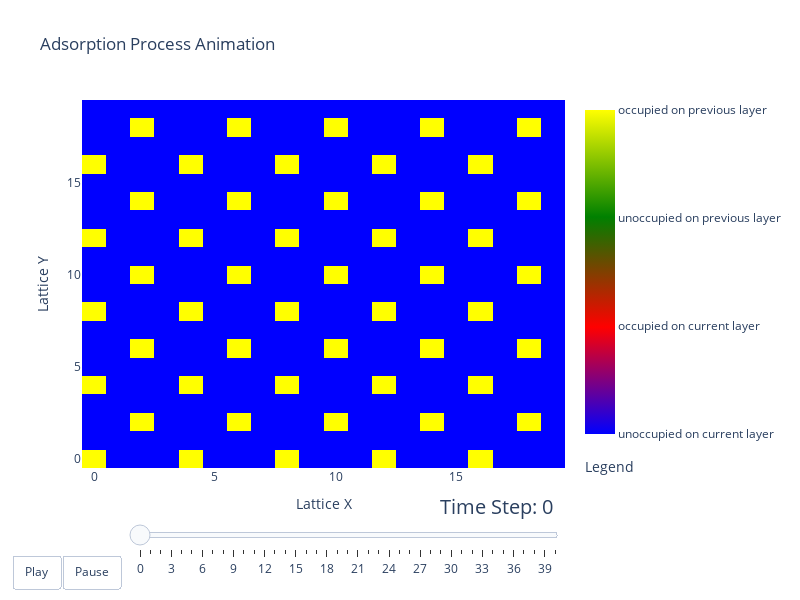

Notebook cell for this chart:
### Code cell
# Create the figure
fig = go.Figure()

# Add traces for the first configuration (initial frame)
fig.add_trace(go.Heatmap(
    z=configurations[0],
    colorscale=[
        [0, 'blue'],     # 0 -> unoccupied on current layer
        [0.33, 'red'],   # 1 -> occupied on current layer
        [0.67, 'green'], # 2 -> unoccupied on previous layer
        [1.0, 'yellow']  # 3 -> occupied on previous layer
    ],
    colorbar= dict(
        title="Legend",  # Title for the legend
        titleside="bottom",
        tickvals=[0, 1, 2, 3],  # Values for the ticks
        ticktext=["unoccupied on current layer", "occupied on current layer", "unoccupied on previous layer", "occupied on previous layer"]  # Labels for the ticks
    ),
    showscale=True,
    zmin=0,
    zmax=3
))

# Define frames for the animation
frames = [
    go.Frame(
        data=[go.Heatmap(
            z=config,
            colorscale=[
                [0, 'blue'],   # 0
                [0.33, 'red'],   # 1
                [0.67, 'green'], # 2
                [1.0, 'yellow']  # 3
            ],
            showscale=True,
            zmin=0,
            zmax=3
        )],
        name=f"Step {step}"
    )
    for step, config in enumerate(configurations)
]

fig.frames = frames

# Add buttons and slider for animation
fig.update_layout(
    title='Adsorption Process Animation',
    xaxis_title='Lattice X',
    yaxis_title='Lattice Y',
    height=600,
    width=800,
    showlegend=True,  # Make sure the legend is shown in every frame
    legend=dict(
        x=1.05,   # Position of legend on x-axis
        y=0.5,    # Position of legend on y-axis
        traceorder='normal',
        font=dict(size=10),  # Adjust font size for smaller legend
        bgcolor='rgba(255, 255, 255, 0)',  # Optional: transparent background
        bordercolor='Black',
        borderwidth=1
    ),
    updatemenus=[{
        'buttons': [
            {
                'args': [None, {'frame': {'duration': 300, 'redraw': True}, 'mode': 'immediate', 'transition': {'duration': 300}}],
                'label': 'Play',
                'method': 'animate'
            },
            {
                'args': [[None], {'frame': {'duration': 0, 'redraw': True}, 'mode': 'immediate', 'transition': {'duration': 0}}],
                'label': 'Pause',
                'method': 'animate'
            }
        ],
        'direction': 'left',
        'pad': {'r': 10, 't': 87},
        'showactive': False,
        'type': 'buttons',
        'x': 0.1,
        'xanchor': 'right',
        'y': 0,
        'yanchor': 'top'
    }],
    sliders=[{
        'active': 0,
        'yanchor': 'top',
        'xanchor': 'left',
        'currentvalue': {
            'font': {'size': 20},
            'prefix': 'Time Step: ',
            'visible': True,
            'xanchor': 'right'
        },
        'transition': {'duration': 300, 'easing': 'cubic-in-out'},
        'pad': {'b': 10},
        'len': 0.9,
        'x': 0.1,
        'y': 0,
        'steps': [{
            'args': [[f"Step {step}"], {'frame': {'duration': 300, 'redraw': True}, 'mode': 'immediate', 'transition': {'duration': 300}}],
            'label': str(step),
            'method': 'animate'
        } for step in range(len(configurations))]
    }]
)

# Show the figure
fig.show()

### Figure 1 — Plotly figure (JSON) as saved in the notebook; plotly's stock layout.template omitted (floating-point values rounded to 4 significant figures; data arrays with more than 128 entries replaced by an {"elided": "..."} marker saying what was removed)
{"data": [{"colorbar": {"ticktext": ["unoccupied on current layer", "occupied on current layer", "unoccupied on previous layer", "occupied on previous layer"], "tickvals": [0, 1, 2, 3], "title": {"side": "bottom", "text": "Legend"}}, "colorscale": [[0, "blue"], [0.33, "red"], [0.67, "green"], [1, "yellow"]], "showscale": true, "type": "heatmap", "z": {"elided": "20x20 int values"}, "zmax": 3, "zmin": 0}], "layout": {"height": 600, "legend": {"bgcolor": "rgba(255, 255, 255, 0)", "bordercolor": "Black", "borderwidth": 1, "font": {"size": 10}, "traceorder": "normal", "x": 1.05, "y": 0.5}, "showlegend": true, "sliders": [{"active": 0, "currentvalue": {"font": {"size": 20}, "prefix": "Time Step: ", "visible": true, "xanchor": "right"}, "len": 0.9, "pad": {"b": 10}, "steps": [{"args": [["Step 0"], {"frame": {"duration": 300, "redraw": true}, "mode": "immediate", "transition": {"duration": 300}}], "label": "0", "method": "animate"}, {"args": [["Step 1"], {"frame": {"duration": 300, "redraw": true}, "mode": "immediate", "transition": {"duration": 300}}], "label": "1", "method": "animate"}, {"args": [["Step 2"], {"frame": {"duration": 300, "redraw": true}, "mode": "immediate", "transition": {"duration": 300}}], "label": "2", "method": "animate"}, {"args": [["Step 3"], {"frame": {"duration": 300, "redraw": true}, "mode": "immediate", "transition": {"duration": 300}}], "label": "3", "method": "animate"}, {"args": [["Step 4"], {"frame": {"duration": 300, "redraw": true}, "mode": "immediate", "transition": {"duration": 300}}], "label": "4", "method": "animate"}, {"args": [["Step 5"], {"frame": {"duration": 300, "redraw": true}, "mode": "immediate", "transition": {"duration": 300}}], "label": "5", "method": "animate"}, {"args": [["Step 6"], {"frame": {"duration": 300, "redraw": true}, "mode": "immediate", "transition": {"duration": 300}}], "label": "6", "method": "animate"}, {"args": [["Step 7"], {"frame": {"duration": 300, "redraw": true}, "mode": "immediate", "transition": {"duration": 300}}], "label": "7", "method": "animate"}, {"args": [["Step 8"], {"frame": {"duration": 300, "redraw": true}, "mode": "immediate", "transition": {"duration": 300}}], "label": "8", "method": "animate"}, {"args": [["Step 9"], {"frame": {"duration": 300, "redraw": true}, "mode": "immediate", "transition": {"duration": 300}}], "label": "9", "method": "animate"}, {"args": [["Step 10"], {"frame": {"duration": 300, "redraw": true}, "mode": "immediate", "transition": {"duration": 300}}], "label": "10", "method": "animate"}, {"args": [["Step 11"], {"frame": {"duration": 300, "redraw": true}, "mode": "immediate", "transition": {"duration": 300}}], "label": "11", "method": "animate"}, {"args": [["Step 12"], {"frame": {"duration": 300, "redraw": true}, "mode": "immediate", "transition": {"duration": 300}}], "label": "12", "method": "animate"}, {"args": [["Step 13"], {"frame": {"duration": 300, "redraw": true}, "mode": "immediate", "transition": {"duration": 300}}], "label": "13", "method": "animate"}, {"args": [["Step 14"], {"frame": {"duration": 300, "redraw": true}, "mode": "immediate", "transition": {"duration": 300}}], "label": "14", "method": "animate"}, {"args": [["Step 15"], {"frame": {"duration": 300, "redraw": true}, "mode": "immediate", "transition": {"duration": 300}}], "label": "15", "method": "animate"}, {"args": [["Step 16"], {"frame": {"duration": 300, "redraw": true}, "mode": "immediate", "transition": {"duration": 300}}], "label": "16", "method": "animate"}, {"args": [["Step 17"], {"frame": {"duration": 300, "redraw": true}, "mode": "immediate", "transition": {"duration": 300}}], "label": "17", "method": "animate"}, {"args": [["Step 18"], {"frame": {"duration": 300, "redraw": true}, "mode": "immediate", "transition": {"duration": 300}}], "label": "18", "method": "animate"}, {"args": [["Step 19"], {"frame": {"duration": 300, "redraw": true}, "mode": "immediate", "transition": {"duration": 300}}], "label": "19", "method": "animate"}, {"args": [["Step 20"], {"frame": {"duration": 300, "redraw": true}, "mode": "immediate", "transition": {"duration": 300}}], "label": "20", "method": "animate"}, {"args": [["Step 21"], {"frame": {"duration": 300, "redraw": true}, "mode": "immediate", "transition": {"duration": 300}}], "label": "21", "method": "animate"}, {"args": [["Step 22"], {"frame": {"duration": 300, "redraw": true}, "mode": "immediate", "transition": {"duration": 300}}], "label": "22", "method": "animate"}, {"args": [["Step 23"], {"frame": {"duration": 300, "redraw": true}, "mode": "immediate", "transition": {"duration": 300}}], "label": "23", "method": "animate"}, {"args": [["Step 24"], {"frame": {"duration": 300, "redraw": true}, "mode": "immediate", "transition": {"duration": 300}}], "label": "24", "method": "animate"}, {"args": [["Step 25"], {"frame": {"duration": 300, "redraw": true}, "mode": "immediate", "transition": {"duration": 300}}], "label": "25", "method": "animate"}, {"args": [["Step 26"], {"frame": {"duration": 300, "redraw": true}, "mode": "immediate", "transition": {"duration": 300}}], "label": "26", "method": "animate"}, {"args": [["Step 27"], {"frame": {"duration": 300, "redraw": true}, "mode": "immediate", "transition": {"duration": 300}}], "label": "27", "method": "animate"}, {"args": [["Step 28"], {"frame": {"duration": 300, "redraw": true}, "mode": "immediate", "transition": {"duration": 300}}], "label": "28", "method": "animate"}, {"args": [["Step 29"], {"frame": {"duration": 300, "redraw": true}, "mode": "immediate", "transition": {"duration": 300}}], "label": "29", "method": "animate"}, {"args": [["Step 30"], {"frame": {"duration": 300, "redraw": true}, "mode": "immediate", "transition": {"duration": 300}}], "label": "30", "method": "animate"}, {"args": [["Step 31"], {"frame": {"duration": 300, "redraw": true}, "mode": "immediate", "transition": {"duration": 300}}], "label": "31", "method": "animate"}, {"args": [["Step 32"], {"frame": {"duration": 300, "redraw": true}, "mode": "immediate", "transition": {"duration": 300}}], "label": "32", "method": "animate"}, {"args": [["Step 33"], {"frame": {"duration": 300, "redraw": true}, "mode": "immediate", "transition": {"duration": 300}}], "label": "33", "method": "animate"}, {"args": [["Step 34"], {"frame": {"duration": 300, "redraw": true}, "mode": "immediate", "transition": {"duration": 300}}], "label": "34", "method": "animate"}, {"args": [["Step 35"], {"frame": {"duration": 300, "redraw": true}, "mode": "immediate", "transition": {"duration": 300}}], "label": "35", "method": "animate"}, {"args": [["Step 36"], {"frame": {"duration": 300, "redraw": true}, "mode": "immediate", "transition": {"duration": 300}}], "label": "36", "method": "animate"}, {"args": [["Step 37"], {"frame": {"duration": 300, "redraw": true}, "mode": "immediate", "transition": {"duration": 300}}], "label": "37", "method": "animate"}, {"args": [["Step 38"], {"frame": {"duration": 300, "redraw": true}, "mode": "immediate", "transition": {"duration": 300}}], "label": "38", "method": "animate"}, {"args": [["Step 39"], {"frame": {"duration": 300, "redraw": true}, "mode": "immediate", "transition": {"duration": 300}}], "label": "39", "method": "animate"}, {"args": [["Step 40"], {"frame": {"duration": 300, "redraw": true}, "mode": "immediate", "transition": {"duration": 300}}], "label": "40", "method": "animate"}], "transition": {"duration": 300, "easing": "cubic-in-out"}, "x": 0.1, "xanchor": "left", "y": 0, "yanchor": "top"}], "title": {"text": "Adsorption Process Animation"}, "updatemenus": [{"buttons": [{"args": [null, {"frame": {"duration": 300, "redraw": true}, "mode": "immediate", "transition": {"duration": 300}}], "label": "Play", "method": "animate"}, {"args": [[null], {"frame": {"duration": 0, "redraw": true}, "mode": "immediate", "transition": {"duration": 0}}], "label": "Pause", "method": "animate"}], "direction": "left", "pad": {"r": 10, "t": 87}, "showactive": false, "type": "buttons", "x": 0.1, "xanchor": "right", "y": 0, "yanchor": "top"}], "width": 800, "xaxis": {"title": {"text": "Lattice X"}}, "yaxis": {"title": {"text": "Lattice Y"}}}}
